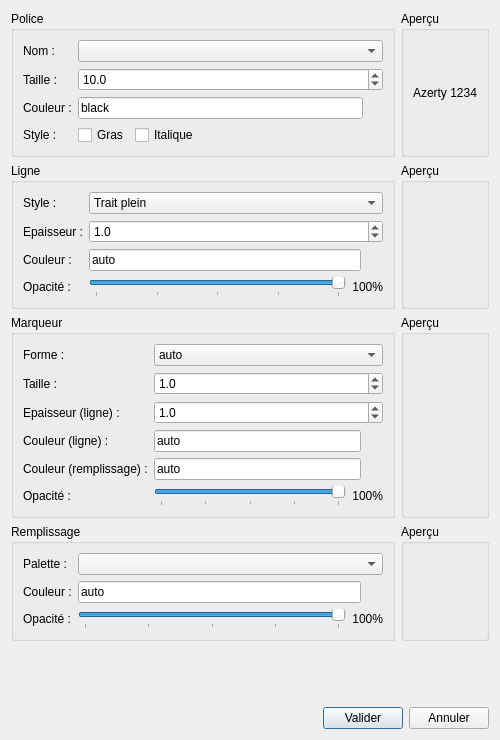
<?xml version="1.0" encoding="UTF-8"?>
<ui version="4.0">
 <class>Dialog</class>
 <widget class="QDialog" name="Dialog">
  <property name="windowModality">
   <enum>Qt::ApplicationModal</enum>
  </property>
  <property name="geometry">
   <rect>
    <x>0</x>
    <y>0</y>
    <width>500</width>
    <height>740</height>
   </rect>
  </property>
  <property name="sizePolicy">
   <sizepolicy hsizetype="Preferred" vsizetype="Minimum">
    <horstretch>0</horstretch>
    <verstretch>0</verstretch>
   </sizepolicy>
  </property>
  <property name="windowTitle">
   <string>Choix du style</string>
  </property>
  <property name="windowIcon">
   <iconset>
    <normaloff>../Icons/style.png</normaloff>../Icons/style.png</iconset>
  </property>
  <layout class="QGridLayout" name="gridLayout" columnstretch="1,0">
   <item row="5" column="0" colspan="2">
    <layout class="QHBoxLayout" name="horizontalLayout_5">
     <item>
      <spacer name="horizontalSpacer_2">
       <property name="orientation">
        <enum>Qt::Horizontal</enum>
       </property>
       <property name="sizeHint" stdset="0">
        <size>
         <width>40</width>
         <height>20</height>
        </size>
       </property>
      </spacer>
     </item>
     <item>
      <widget class="QPushButton" name="bt_valid">
       <property name="text">
        <string>Valider</string>
       </property>
       <property name="icon">
        <iconset>
         <normaloff>../Icons/check.png</normaloff>../Icons/check.png</iconset>
       </property>
      </widget>
     </item>
     <item>
      <widget class="QPushButton" name="bt_cancel">
       <property name="text">
        <string>Annuler</string>
       </property>
       <property name="icon">
        <iconset>
         <normaloff>../Icons/close.png</normaloff>../Icons/close.png</iconset>
       </property>
      </widget>
     </item>
    </layout>
   </item>
   <item row="4" column="0">
    <spacer name="verticalSpacer">
     <property name="orientation">
      <enum>Qt::Vertical</enum>
     </property>
     <property name="sizeHint" stdset="0">
      <size>
       <width>20</width>
       <height>40</height>
      </size>
     </property>
    </spacer>
   </item>
   <item row="0" column="0">
    <widget class="QGroupBox" name="gp_font">
     <property name="title">
      <string>Police</string>
     </property>
     <layout class="QFormLayout" name="formLayout">
      <item row="0" column="0">
       <widget class="QLabel" name="lab_font_name">
        <property name="text">
         <string>Nom :</string>
        </property>
       </widget>
      </item>
      <item row="0" column="1">
       <widget class="QComboBox" name="co_font_name"/>
      </item>
      <item row="1" column="0">
       <widget class="QLabel" name="lab_font_size">
        <property name="text">
         <string>Taille :</string>
        </property>
       </widget>
      </item>
      <item row="2" column="0">
       <widget class="QLabel" name="lab_font_color">
        <property name="text">
         <string>Couleur :</string>
        </property>
       </widget>
      </item>
      <item row="2" column="1">
       <layout class="QHBoxLayout" name="lay_font_color">
        <property name="spacing">
         <number>0</number>
        </property>
        <item>
         <widget class="QLineEdit" name="le_font_color">
          <property name="text">
           <string>black</string>
          </property>
         </widget>
        </item>
        <item>
         <widget class="QPushButton" name="bt_font_color">
          <property name="minimumSize">
           <size>
            <width>20</width>
            <height>20</height>
           </size>
          </property>
          <property name="maximumSize">
           <size>
            <width>20</width>
            <height>20</height>
           </size>
          </property>
          <property name="focusPolicy">
           <enum>Qt::NoFocus</enum>
          </property>
          <property name="text">
           <string/>
          </property>
          <property name="icon">
           <iconset>
            <normaloff>../Icons/style.png</normaloff>../Icons/style.png</iconset>
          </property>
          <property name="flat">
           <bool>true</bool>
          </property>
         </widget>
        </item>
       </layout>
      </item>
      <item row="3" column="0">
       <widget class="QLabel" name="lab_font_style">
        <property name="text">
         <string>Style :</string>
        </property>
       </widget>
      </item>
      <item row="3" column="1">
       <layout class="QHBoxLayout" name="lay_font_style">
        <item>
         <widget class="QCheckBox" name="cb_font_bold">
          <property name="text">
           <string>Gras</string>
          </property>
         </widget>
        </item>
        <item>
         <widget class="QCheckBox" name="cb_font_italic">
          <property name="text">
           <string>Italique</string>
          </property>
         </widget>
        </item>
        <item>
         <spacer name="horizontalSpacer">
          <property name="orientation">
           <enum>Qt::Horizontal</enum>
          </property>
          <property name="sizeHint" stdset="0">
           <size>
            <width>40</width>
            <height>20</height>
           </size>
          </property>
         </spacer>
        </item>
       </layout>
      </item>
      <item row="1" column="1">
       <widget class="QDoubleSpinBox" name="sp_font_size">
        <property name="decimals">
         <number>1</number>
        </property>
        <property name="minimum">
         <double>1.000000000000000</double>
        </property>
        <property name="value">
         <double>10.000000000000000</double>
        </property>
       </widget>
      </item>
     </layout>
    </widget>
   </item>
   <item row="0" column="1">
    <widget class="QGroupBox" name="gp_font_preview">
     <property name="title">
      <string>Aperçu</string>
     </property>
     <layout class="QVBoxLayout" name="verticalLayout">
      <item>
       <widget class="QLabel" name="lb_font_preview">
        <property name="minimumSize">
         <size>
          <width>0</width>
          <height>30</height>
         </size>
        </property>
        <property name="text">
         <string>Azerty 1234</string>
        </property>
        <property name="alignment">
         <set>Qt::AlignCenter</set>
        </property>
       </widget>
      </item>
     </layout>
    </widget>
   </item>
   <item row="1" column="0">
    <widget class="QGroupBox" name="gp_line">
     <property name="title">
      <string>Ligne</string>
     </property>
     <layout class="QFormLayout" name="formLayout_2">
      <item row="0" column="0">
       <widget class="QLabel" name="lab_line_style">
        <property name="text">
         <string>Style :</string>
        </property>
       </widget>
      </item>
      <item row="0" column="1">
       <widget class="QComboBox" name="co_line_style">
        <item>
         <property name="text">
          <string>Trait plein</string>
         </property>
        </item>
        <item>
         <property name="text">
          <string>Tirets</string>
         </property>
        </item>
        <item>
         <property name="text">
          <string>Pointillés</string>
         </property>
        </item>
        <item>
         <property name="text">
          <string>Tirets-Pointillés</string>
         </property>
        </item>
       </widget>
      </item>
      <item row="1" column="0">
       <widget class="QLabel" name="lab_line_width">
        <property name="text">
         <string>Epaisseur :</string>
        </property>
       </widget>
      </item>
      <item row="2" column="0">
       <widget class="QLabel" name="lab_line_color">
        <property name="text">
         <string>Couleur :</string>
        </property>
       </widget>
      </item>
      <item row="3" column="0">
       <widget class="QLabel" name="lab_line_alpha">
        <property name="text">
         <string>Opacité :</string>
        </property>
       </widget>
      </item>
      <item row="1" column="1">
       <widget class="QDoubleSpinBox" name="sp_line_width">
        <property name="decimals">
         <number>1</number>
        </property>
        <property name="minimum">
         <double>0.000000000000000</double>
        </property>
        <property name="singleStep">
         <double>0.500000000000000</double>
        </property>
        <property name="value">
         <double>1.000000000000000</double>
        </property>
       </widget>
      </item>
      <item row="2" column="1">
       <layout class="QHBoxLayout" name="lay_line_color">
        <property name="spacing">
         <number>2</number>
        </property>
        <item>
         <widget class="QLineEdit" name="le_line_color">
          <property name="text">
           <string>auto</string>
          </property>
         </widget>
        </item>
        <item>
         <widget class="QPushButton" name="bt_line_color">
          <property name="minimumSize">
           <size>
            <width>20</width>
            <height>20</height>
           </size>
          </property>
          <property name="maximumSize">
           <size>
            <width>20</width>
            <height>20</height>
           </size>
          </property>
          <property name="focusPolicy">
           <enum>Qt::NoFocus</enum>
          </property>
          <property name="text">
           <string/>
          </property>
          <property name="icon">
           <iconset>
            <normaloff>../Icons/style.png</normaloff>../Icons/style.png</iconset>
          </property>
          <property name="flat">
           <bool>true</bool>
          </property>
         </widget>
        </item>
       </layout>
      </item>
      <item row="3" column="1">
       <layout class="QHBoxLayout" name="lay_line_alpha">
        <item>
         <widget class="QSlider" name="sl_line_alpha">
          <property name="maximum">
           <number>20</number>
          </property>
          <property name="pageStep">
           <number>1</number>
          </property>
          <property name="value">
           <number>20</number>
          </property>
          <property name="orientation">
           <enum>Qt::Horizontal</enum>
          </property>
          <property name="tickPosition">
           <enum>QSlider::TicksBelow</enum>
          </property>
          <property name="tickInterval">
           <number>5</number>
          </property>
         </widget>
        </item>
        <item>
         <widget class="QLabel" name="lb_line_alpha">
          <property name="minimumSize">
           <size>
            <width>30</width>
            <height>0</height>
           </size>
          </property>
          <property name="text">
           <string>100%</string>
          </property>
          <property name="alignment">
           <set>Qt::AlignRight|Qt::AlignTrailing|Qt::AlignVCenter</set>
          </property>
         </widget>
        </item>
       </layout>
      </item>
     </layout>
    </widget>
   </item>
   <item row="2" column="0">
    <widget class="QGroupBox" name="gp_mark">
     <property name="title">
      <string>Marqueur</string>
     </property>
     <layout class="QFormLayout" name="formLayout_3">
      <item row="0" column="0">
       <widget class="QLabel" name="lab_mark_shape">
        <property name="text">
         <string>Forme :</string>
        </property>
       </widget>
      </item>
      <item row="0" column="1">
       <widget class="QComboBox" name="co_mark_shape">
        <item>
         <property name="text">
          <string>auto</string>
         </property>
        </item>
        <item>
         <property name="text">
          <string>croix</string>
         </property>
        </item>
        <item>
         <property name="text">
          <string>croix2</string>
         </property>
        </item>
        <item>
         <property name="text">
          <string>cercle</string>
         </property>
        </item>
        <item>
         <property name="text">
          <string>carré</string>
         </property>
        </item>
        <item>
         <property name="text">
          <string>carré2</string>
         </property>
        </item>
        <item>
         <property name="text">
          <string>losange</string>
         </property>
        </item>
        <item>
         <property name="text">
          <string>étoile</string>
         </property>
        </item>
        <item>
         <property name="text">
          <string>triangle bas</string>
         </property>
        </item>
        <item>
         <property name="text">
          <string>triangle haut</string>
         </property>
        </item>
       </widget>
      </item>
      <item row="1" column="0">
       <widget class="QLabel" name="lab_mark_size">
        <property name="text">
         <string>Taille :</string>
        </property>
       </widget>
      </item>
      <item row="1" column="1">
       <widget class="QDoubleSpinBox" name="sp_mark_size">
        <property name="decimals">
         <number>1</number>
        </property>
        <property name="minimum">
         <double>0.000000000000000</double>
        </property>
        <property name="singleStep">
         <double>0.500000000000000</double>
        </property>
        <property name="value">
         <double>1.000000000000000</double>
        </property>
       </widget>
      </item>
      <item row="2" column="0">
       <widget class="QLabel" name="lab_mark_edge_width">
        <property name="text">
         <string>Epaisseur (ligne) :</string>
        </property>
       </widget>
      </item>
      <item row="2" column="1">
       <widget class="QDoubleSpinBox" name="sp_mark_edge_width">
        <property name="decimals">
         <number>1</number>
        </property>
        <property name="minimum">
         <double>0.000000000000000</double>
        </property>
        <property name="singleStep">
         <double>0.500000000000000</double>
        </property>
        <property name="value">
         <double>1.000000000000000</double>
        </property>
       </widget>
      </item>
      <item row="3" column="0">
       <widget class="QLabel" name="lab_mark_edge_color">
        <property name="text">
         <string>Couleur (ligne) :</string>
        </property>
       </widget>
      </item>
      <item row="4" column="0">
       <widget class="QLabel" name="lab_mark_face_color">
        <property name="text">
         <string>Couleur (remplissage) :</string>
        </property>
       </widget>
      </item>
      <item row="4" column="1">
       <layout class="QHBoxLayout" name="lay_line_color_3">
        <property name="spacing">
         <number>2</number>
        </property>
        <item>
         <widget class="QLineEdit" name="le_mark_face_color">
          <property name="text">
           <string>auto</string>
          </property>
         </widget>
        </item>
        <item>
         <widget class="QPushButton" name="bt_mark_face_color">
          <property name="minimumSize">
           <size>
            <width>20</width>
            <height>20</height>
           </size>
          </property>
          <property name="maximumSize">
           <size>
            <width>20</width>
            <height>20</height>
           </size>
          </property>
          <property name="focusPolicy">
           <enum>Qt::NoFocus</enum>
          </property>
          <property name="text">
           <string/>
          </property>
          <property name="icon">
           <iconset>
            <normaloff>../Icons/style.png</normaloff>../Icons/style.png</iconset>
          </property>
          <property name="flat">
           <bool>true</bool>
          </property>
         </widget>
        </item>
       </layout>
      </item>
      <item row="5" column="0">
       <widget class="QLabel" name="lab_mark_alpha">
        <property name="text">
         <string>Opacité :</string>
        </property>
       </widget>
      </item>
      <item row="3" column="1">
       <layout class="QHBoxLayout" name="lay_line_color_2">
        <property name="spacing">
         <number>2</number>
        </property>
        <item>
         <widget class="QLineEdit" name="le_mark_edge_color">
          <property name="text">
           <string>auto</string>
          </property>
         </widget>
        </item>
        <item>
         <widget class="QPushButton" name="bt_mark_edge_color">
          <property name="minimumSize">
           <size>
            <width>20</width>
            <height>20</height>
           </size>
          </property>
          <property name="maximumSize">
           <size>
            <width>20</width>
            <height>20</height>
           </size>
          </property>
          <property name="focusPolicy">
           <enum>Qt::NoFocus</enum>
          </property>
          <property name="text">
           <string/>
          </property>
          <property name="icon">
           <iconset>
            <normaloff>../Icons/style.png</normaloff>../Icons/style.png</iconset>
          </property>
          <property name="flat">
           <bool>true</bool>
          </property>
         </widget>
        </item>
       </layout>
      </item>
      <item row="5" column="1">
       <layout class="QHBoxLayout" name="lay_line_alpha_2">
        <item>
         <widget class="QSlider" name="sl_mark_alpha">
          <property name="maximum">
           <number>20</number>
          </property>
          <property name="pageStep">
           <number>1</number>
          </property>
          <property name="value">
           <number>20</number>
          </property>
          <property name="orientation">
           <enum>Qt::Horizontal</enum>
          </property>
          <property name="tickPosition">
           <enum>QSlider::TicksBelow</enum>
          </property>
          <property name="tickInterval">
           <number>5</number>
          </property>
         </widget>
        </item>
        <item>
         <widget class="QLabel" name="lb_mark_alpha">
          <property name="minimumSize">
           <size>
            <width>30</width>
            <height>0</height>
           </size>
          </property>
          <property name="text">
           <string>100%</string>
          </property>
          <property name="alignment">
           <set>Qt::AlignRight|Qt::AlignTrailing|Qt::AlignVCenter</set>
          </property>
         </widget>
        </item>
       </layout>
      </item>
     </layout>
    </widget>
   </item>
   <item row="2" column="1">
    <widget class="QGroupBox" name="gp_mark_preview">
     <property name="title">
      <string>Aperçu</string>
     </property>
     <layout class="QVBoxLayout" name="layout_mark_preview"/>
    </widget>
   </item>
   <item row="3" column="0">
    <widget class="QGroupBox" name="gp_fill">
     <property name="title">
      <string>Remplissage</string>
     </property>
     <layout class="QFormLayout" name="formLayout_4">
      <item row="0" column="0">
       <widget class="QLabel" name="lab_fill_palette">
        <property name="text">
         <string>Palette :</string>
        </property>
       </widget>
      </item>
      <item row="0" column="1">
       <widget class="QComboBox" name="co_fill_palette"/>
      </item>
      <item row="1" column="0">
       <widget class="QLabel" name="lab_fill_color">
        <property name="text">
         <string>Couleur :</string>
        </property>
       </widget>
      </item>
      <item row="1" column="1">
       <layout class="QHBoxLayout" name="lay_line_color_4">
        <property name="spacing">
         <number>2</number>
        </property>
        <item>
         <widget class="QLineEdit" name="le_fill_color">
          <property name="text">
           <string>auto</string>
          </property>
         </widget>
        </item>
        <item>
         <widget class="QPushButton" name="bt_fill_color">
          <property name="minimumSize">
           <size>
            <width>20</width>
            <height>20</height>
           </size>
          </property>
          <property name="maximumSize">
           <size>
            <width>20</width>
            <height>20</height>
           </size>
          </property>
          <property name="focusPolicy">
           <enum>Qt::NoFocus</enum>
          </property>
          <property name="text">
           <string/>
          </property>
          <property name="icon">
           <iconset>
            <normaloff>../Icons/style.png</normaloff>../Icons/style.png</iconset>
          </property>
          <property name="flat">
           <bool>true</bool>
          </property>
         </widget>
        </item>
       </layout>
      </item>
      <item row="2" column="0">
       <widget class="QLabel" name="lab_fill_alpha">
        <property name="text">
         <string>Opacité :</string>
        </property>
       </widget>
      </item>
      <item row="2" column="1">
       <layout class="QHBoxLayout" name="lay_line_alpha_3">
        <item>
         <widget class="QSlider" name="sl_fill_alpha">
          <property name="maximum">
           <number>20</number>
          </property>
          <property name="pageStep">
           <number>1</number>
          </property>
          <property name="value">
           <number>20</number>
          </property>
          <property name="orientation">
           <enum>Qt::Horizontal</enum>
          </property>
          <property name="tickPosition">
           <enum>QSlider::TicksBelow</enum>
          </property>
          <property name="tickInterval">
           <number>5</number>
          </property>
         </widget>
        </item>
        <item>
         <widget class="QLabel" name="lb_fill_alpha">
          <property name="minimumSize">
           <size>
            <width>30</width>
            <height>0</height>
           </size>
          </property>
          <property name="text">
           <string>100%</string>
          </property>
          <property name="alignment">
           <set>Qt::AlignRight|Qt::AlignTrailing|Qt::AlignVCenter</set>
          </property>
         </widget>
        </item>
       </layout>
      </item>
     </layout>
    </widget>
   </item>
   <item row="1" column="1">
    <widget class="QGroupBox" name="gp_line_preview">
     <property name="title">
      <string>Aperçu</string>
     </property>
     <layout class="QVBoxLayout" name="layout_line_preview"/>
    </widget>
   </item>
   <item row="3" column="1">
    <widget class="QGroupBox" name="gp_fill_preview">
     <property name="title">
      <string>Aperçu</string>
     </property>
     <layout class="QVBoxLayout" name="layout_fill_preview"/>
    </widget>
   </item>
  </layout>
 </widget>
 <resources/>
 <connections/>
</ui>
